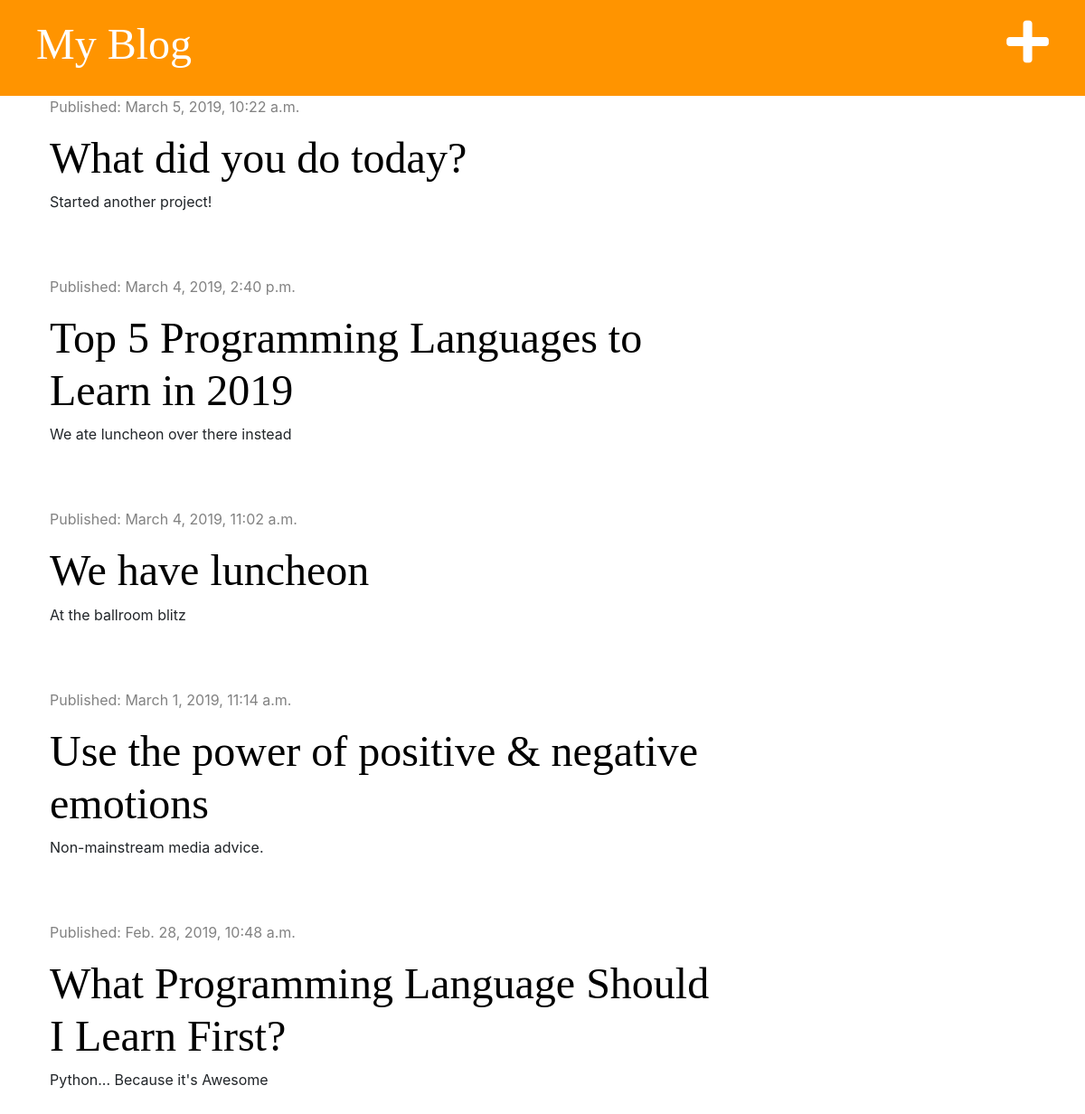
The app's page / (signed in) with its own data.
### blog/models.py (models this page shows, shortened)
class Post(models.Model):
    author = models.ForeignKey('auth.User', on_delete=models.CASCADE)
    title = models.CharField(max_length=200)
    text = models.TextField()
    created_date = models.DateTimeField(default=timezone.now)
    published_date = models.DateTimeField(blank=True, null=True)

### blog/views.py (the view)
# urls.py: path('', views.post_list, name='post_list'),
def post_list(request):
    posts = Post.objects.filter(published_date__lte=timezone.now()).order_by('-published_date')
    stuff_for_frontend = {'posts': posts}
    return render(request, 'blog/post_list.html', stuff_for_frontend)

### blog/templates/blog/post_list.html
{% extends 'blog/base.html' %}
{% block content %}
    {% for post in posts %}
        <div class="post">
            <div class="date">
                <p>Published: {{ post.published_date }}</p>
            </div>
            <h1><a href="{% url 'post_detail' pk=post.pk %}">{{ post.title }}</a></h1>
            <p>{{ post.text|linebreaksbr }}</p>
        </div>
    {% endfor %}
{% endblock %}

### blog/static/css/blog.css (style rules this page uses)
h1, h2, h3, h4 { font-family: 'Tangerine', 'Inconsolata', 'Droid Sans', serif; font-size: 48px; }
.date { color: #828282; }
.post { margin-bottom: 70px; }
.post h1 a { color: #000000; }

### records on screen
Post: published_date "March 5, 2019, 10:22 a.m.", title "What did you do today?", text "Started another project!"
Post: published_date "March 4, 2019, 2:40 p.m.", title "Top 5 Programming Languages to Learn in 2019", text "We ate luncheon over there instead"
Post: published_date "March 4, 2019, 11:02 a.m.", title "We have luncheon", text "At the ballroom blitz"
Post: published_date "March 1, 2019, 11:14 a.m.", title "Use the power of positive & negative emotions", text "Non-mainstream media advice."
Post: published_date "Feb. 28, 2019, 10:48 a.m.", title "What Programming Language Should I Learn First?", text "Python... Because it's Awesome"
